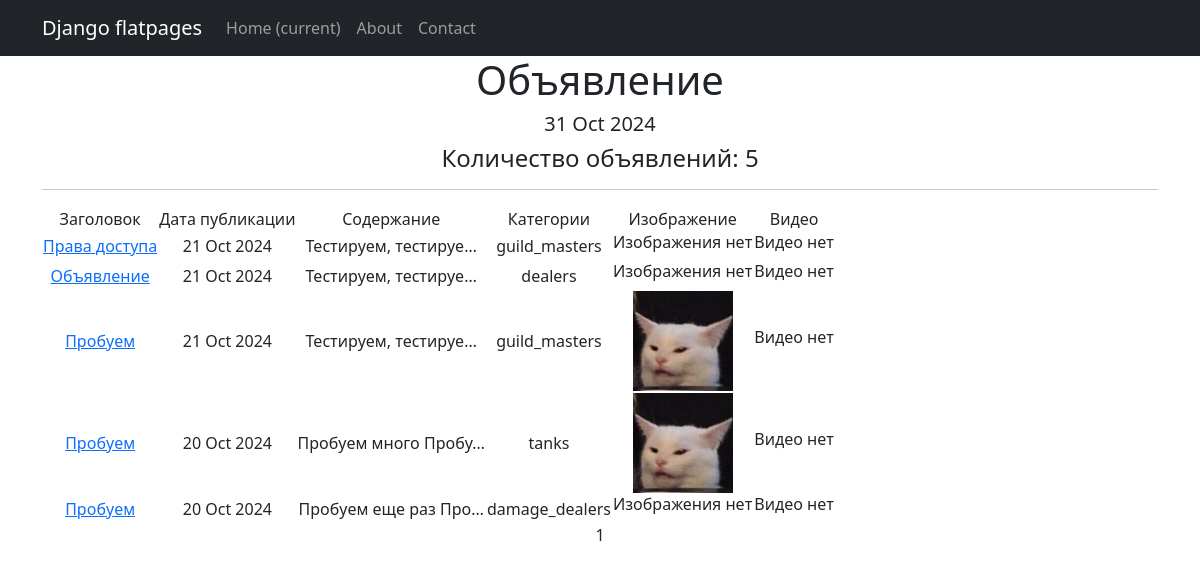
Page /board/ on the earlier database version.
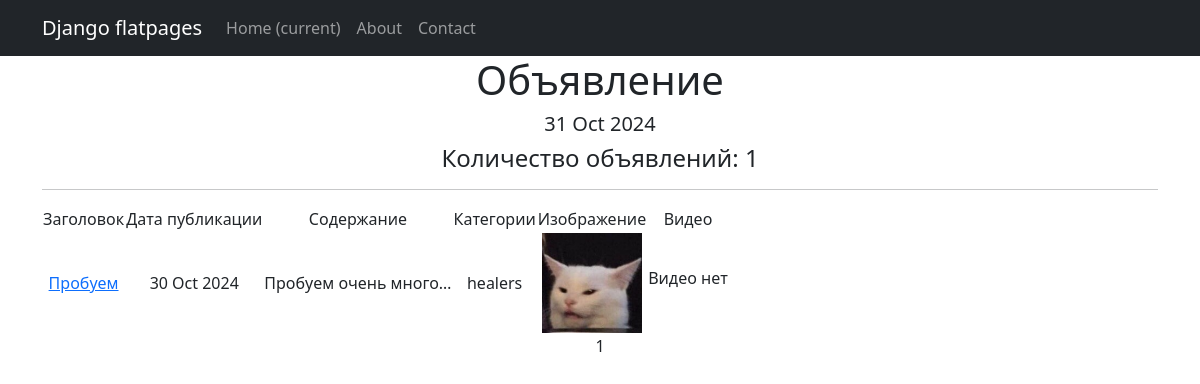
Same page on the later database version.
### board/models.py (models this page shows, shortened)
class Post(models.Model):
    tanks = 'TT'
    healers = 'HL'
    damage_dealers = 'DD'
    dealers = 'DL'
    guild_masters = 'GM'
    quest_givers = 'QG'
    blacksmiths = 'BM'
    tanners = 'TN'
    potion_makers = 'PM'
    spell_masters = 'SM'
    CATEGORIES = [
        ('tanks', 'Танки'),
        ('healers', 'Хилы'),
        ('damage_dealers', 'ДД'),
        ('dealers', 'Торговцы'),
        ('guild_masters', 'Гилдмастеры'),
        ('quest_givers', 'Квестгиверы'),
        ('blacksmiths', 'Кузнецы'),
        ('tanners', 'Кожевники'),
        ('potion_makers', 'Зельевары'),
        ('spell_masters', 'Мастера заклинаний')
    ]
    category = models.CharField(max_length=15, choices=CATEGORIES, verbose_name='Категория')
    author = models.ForeignKey(User, on_delete=models.CASCADE, verbose_name='Автор')
    datetime_in = models.DateTimeField(auto_now_add=True)
    heading = models.CharField(max_length=60, verbose_name='Заголовок')
    text = models.TextField(verbose_name='Текст')
    image = models.ImageField(upload_to=get_path_upload_image, null=True, blank=True, verbose_name='Изображение')
    video = models.FileField(upload_to=get_path_upload_video, null=True, blank=True, verbose_name='Видео')

### board/views.py (the view)
# urls.py: path('', PostsList.as_view(), name='post_list'),
class PostsList(ListView):
    model = Post
    ordering = '-datetime_in'
    context_object_name = 'post'
    paginate_by = 10
    def get_queryset(self):
        queryset = super().get_queryset()
        self.filterset = PostFilter(self.request.GET, queryset)
        return self.filterset.qs
    def get_context_data(self, **kwargs):
        context = super().get_context_data(**kwargs)
        context['filterset'] = self.filterset
        return context
    def get_template_names(self):
        if self.request.path == '/board/search/':
            return 'search.html'
        return 'board.html'

### board/templatetags/custom_tags.py (called while the page is built)
@register.simple_tag()
def current_time(format_string='%b %d %Y'):
    return datetime.utcnow().strftime(format_string)

### templates/board.html (shortened to what this page needs)
{% extends 'flatpages/default.html' %}
{% load custom_tags %}
{% load i18n %}
{% block content %}
<h1>Объявление</h1>
<h5>{% current_time '%d %b %Y' %}</h5>
<h4>Количество объявлений: {{ post|length }}</h4>
<hr>
{% if post %}
    <table>
        <tr>
            <td>Заголовок</td>
            <td>Дата публикации</td>
            <td>Содержание</td>
            <td>Категории</td>
            <td>Изображение</td>
            <td>Видео</td>
        </tr>
        {% for p in post %}
        <tr>
            <td>
                <a href="{% url 'ad_detail' p.id %}">{{ p.heading }}</a>
            </td>
            <td>{{ p.datetime_in|date:'d M Y' }}</td>
            <td>{{ p.text|truncatechars:20 }}</td>
            <td>{{ p.category }}</td>
            <td>
                {% if p.image %}
                    <img src="{{ p.image.url }}" width="100" height="100" alt="">
                {% else %}
                    <h6>Изображения нет</h6>
                {% endif %}
            </td>
            <td>
                {% if p.video %}
                    <video width="150" height="150" controls>
                        <source src="{{p.video.url}}" type="video/mp4">
                    </video>
                {% else %}
                    <h6>Видео нет</h6>
                {% endif %}
            </td>
        </tr>
        {% endfor %}
    </table>
{% else %}
    <h4>Объявлений пока нет!</h4>
{% endif %}
    {{ page_obj.number }}
{% endblock content %}

Differences in the rows shown:
removed Post: heading "Права доступа", datetime_in "21 Oct 2024", text "Тестируем, тестируе…", category "guild_masters", image "Изображения нет", video "Видео нет"
removed Post: heading "Объявление", datetime_in "21 Oct 2024", text "Тестируем, тестируе…", category "dealers", image "Изображения нет", video "Видео нет"
removed Post: heading "Пробуем", datetime_in "21 Oct 2024", text "Тестируем, тестируе…", category "guild_masters", image (picture), video "Видео нет"
removed Post: heading "Пробуем", datetime_in "20 Oct 2024", text "Пробуем много Пробу…", category "tanks", image (picture), video "Видео нет"
changed Post "Пробуем": datetime_in "20 Oct 2024" → "30 Oct 2024"; text "Пробуем еще раз Про…" → "Пробуем очень много…"; category "damage_dealers" → "healers"; image: picture added; no longer shows "Изображения нет"
Other differences:
{{ post|length }}: "5" → "1"
